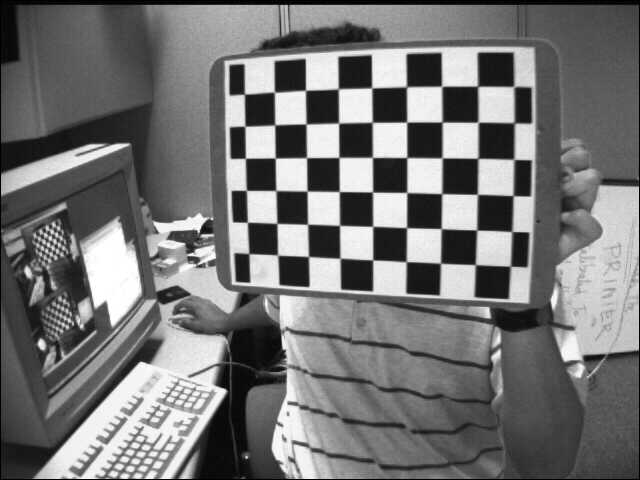
#> input picture 13-5./배포 파일/images/left01.jpg, 640 x 480 px; its folder holds 5 pictures in this run
$ python 'intrinsic calibration.py'   (older library calls are emulated)
#> lines starting #> are read from the running program, lines starting #| are printed output that depends on the picture; long printed decimals are rounded
import cv2
import glob
import numpy as np
import time

DISPLAY_IMAGE = False

# Get Image Path List
image_path_list = glob.glob("/Users/1001l1000/Documents/Dev-Course/13-5./배포 파일/images/*.jpg")

# Chessboard Configㅔㅛ
BOARD_WIDTH = 9
BOARD_HEIGHT = 6
SQUARE_SIZE = 0.025

# Window-name Config
window_name = "Intrinsic Calibration"
cv2.namedWindow(window_name, cv2.WINDOW_NORMAL)

# Calibration Config
flags = (
    cv2.CALIB_CB_ADAPTIVE_THRESH
    + cv2.CALIB_CB_NORMALIZE_IMAGE
    + cv2.CALIB_CB_FAST_CHECK
)
pattern_size = (BOARD_WIDTH, BOARD_HEIGHT)
counter = 0

image_points = list()

for image_path in image_path_list:
    image = cv2.imread(image_path, cv2.IMREAD_COLOR)
#> image is the input picture: shape (480, 640, 3); min 0, max 255, mean 116.6
    # OpneCV Color Space -> BGR
    image_gray = cv2.cvtColor(image, cv2.COLOR_BGR2GRAY)

    ret, corners = cv2.findChessboardCorners(image_gray, pattern_size, flags)
#> ret = True; corners = 54 rows, first 8: [244.5, 94.33], [274.6, 92.24], [305.5, 90.4], [338.4, 88.84], [371.6, 87.98], [406.8, 86.92], [441.6, 86.37], [477.6, 86.38]
    if ret == True:
        if DISPLAY_IMAGE:
            image_draw = cv2.drawChessboardCorners(image, pattern_size, corners, ret)
            for corner in corners:
                counter_text = str(counter)
                point = (int(corner[0][0]), int(corner[0][1]))
                cv2.putText(image_draw, counter_text, point, 2, 0.5, (0, 0, 255), 1)
                counter += 1

            counter = 0
            cv2.imshow(window_name, image_draw)
            cv2.waitKey(0)

        image_points.append(corners)
#> pass 2 of the loop `for image_path in image_path_list:`:
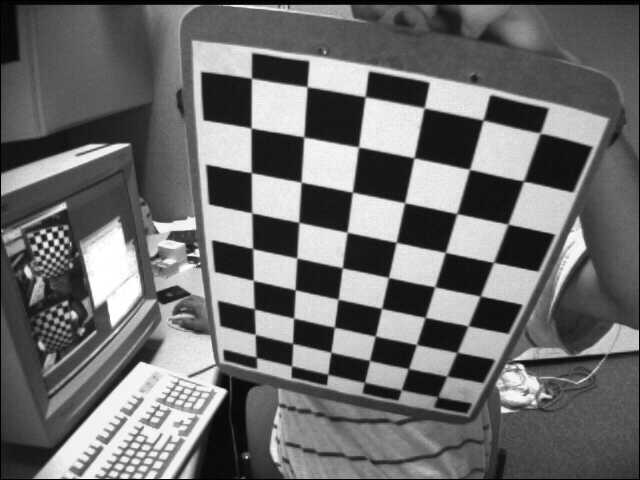
#> input picture 13-5./배포 파일/images/left02.jpg, 640 x 480 px
#> image is the input picture: shape (480, 640, 3); min 0, max 255, mean 109
#> corners = 54 rows, first 8: [256.6, 357.4], [255.3, 334.5], [254.8, 309], [253.3, 280.1], [252.5, 248], [251.8, 212.8], [251.2, 172.5], [251.4, 128.3]
#> pass 3 of the loop `for image_path in image_path_list:`:
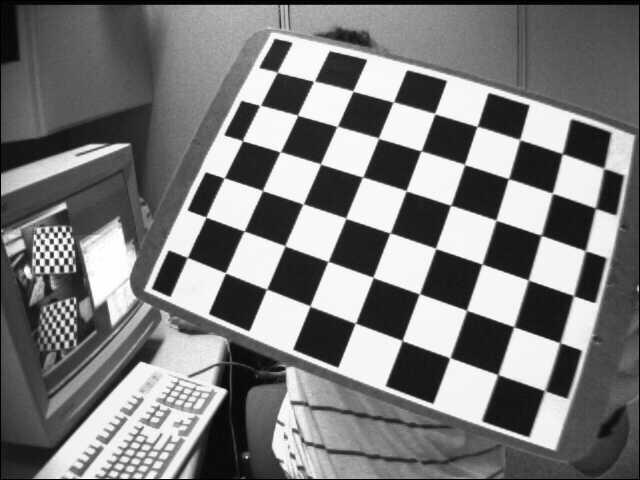
#> input picture 13-5./배포 파일/images/left03.jpg, 640 x 480 px
#> image is the input picture: shape (480, 640, 3); min 0, max 255, mean 122.9
#> corners = 54 rows, first 8: [277.4, 72.53], [313.4, 81.56], [352.9, 91.05], [393.5, 101.9], [434.6, 113.5], [476.9, 126.7], [519.5, 139.5], [562.1, 154]
#> the loop made 5 passes; the first 3 are shown

object_points = list()
#> object_points = []
print(np.shape(image_points))
#| (5, 54, 1, 2)

# (13, 54, 1, 2)
# (image count, featuer count, list, image_point(u, v))
# ojbect_points
# (13, 54, 1, 3)
# (image count, featuer count, list, object_point(x, y, z))

"""
 forward: Z
 right: Y
 down: X
"""

BOARD_WIDTH = 9
BOARD_HEIGHT = 6

for i in range(len(image_path_list)):
    object_point = list()
    height = 0
    for _ in range(0, BOARD_HEIGHT):
        # Loop Width -> 9
        width = 0
        for _ in range(0, BOARD_WIDTH):
            # Loop Height -> 6
            point = [[height, width, 0]]
            object_point.append(point)
            width += SQUARE_SIZE
        height += SQUARE_SIZE
    object_points.append(object_point)
#> after the loop, object_points = 5 items

object_points = np.asarray(object_points, dtype=np.float32)

tmp_image = cv2.imread("images/left01.jpg", cv2.IMREAD_ANYCOLOR)
image_shape = np.shape(tmp_image)
#> image_shape = (480, 640)

image_height = image_shape[0]
#> image_height = 480
image_width = image_shape[1]
#> image_width = 640
image_size = (image_width, image_height)
#> image_size = (640, 480)
print(image_size)
#| (640, 480)

ret, camera_matrix, dist_coeffs, rvecs, tvecs = cv2.calibrateCamera(object_points, image_points, image_size, None, None)

print("=" * 20)
print(f"re-projection error\n {ret}\n")
print(f"camera matrix\n {camera_matrix}\n")
print(f"distortion coefficientes error\n {dist_coeffs}\n")
print(f"extrinsic for each image\n {len(rvecs)} {len(tvecs)}")
print("=" * 20)

start_time = time.process_time()
for image_path in image_path_list:
    image = cv2.imread(image_path, cv2.IMREAD_COLOR)
    image_undist = cv2.undistort(image, camera_matrix, dist_coeffs, None)
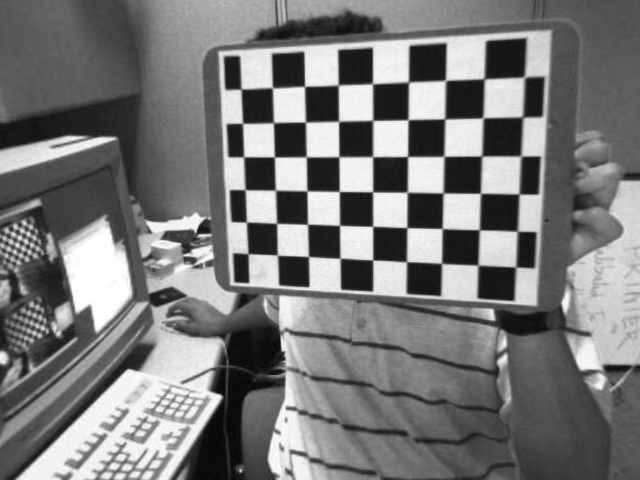
#> image_undist: shape (480, 640, 3); min 3, max 255, mean 121.1
#> pass 2 of the loop `for image_path in image_path_list:`:
#> `image_undist = cv2.undistort(image, camera_matrix, dist_coeffs, None)`:
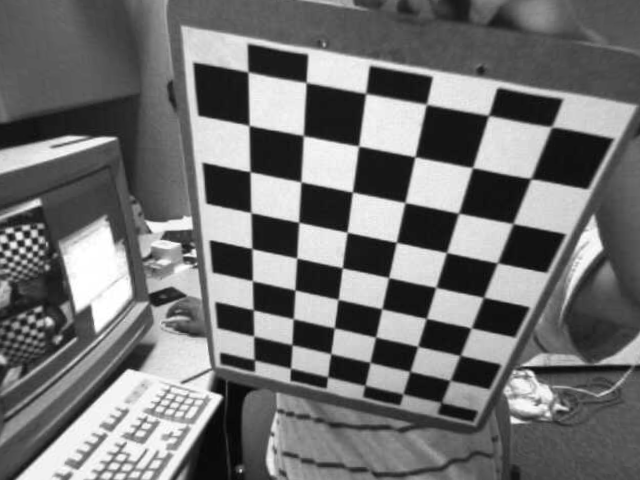
#> image_undist: shape (480, 640, 3); min 1, max 255, mean 113.8
#> pass 3 of the loop `for image_path in image_path_list:`:
#> `image_undist = cv2.undistort(image, camera_matrix, dist_coeffs, None)`:
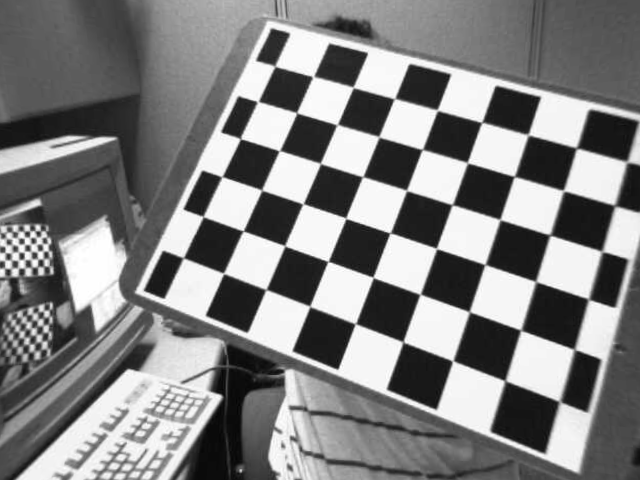
#> image_undist: shape (480, 640, 3); min 4, max 255, mean 129.6
#> the loop made 5 passes; the first 3 are shown
end_time = time.process_time()
#> end_time = 0.291
print(end_time - start_time)
#| 0.07596

start_time = time.process_time()
mapx, mapy = cv2.initUndistortRectifyMap(camera_matrix, dist_coeffs, None, None, image_size, cv2.CV_32FC1)
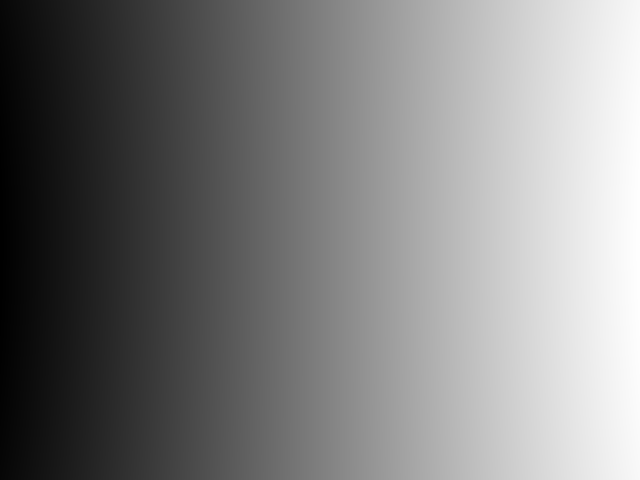
#> mapx: shape (480, 640) float32; min 52.22, max 631.7, mean 342.1; drawn with min black and max white
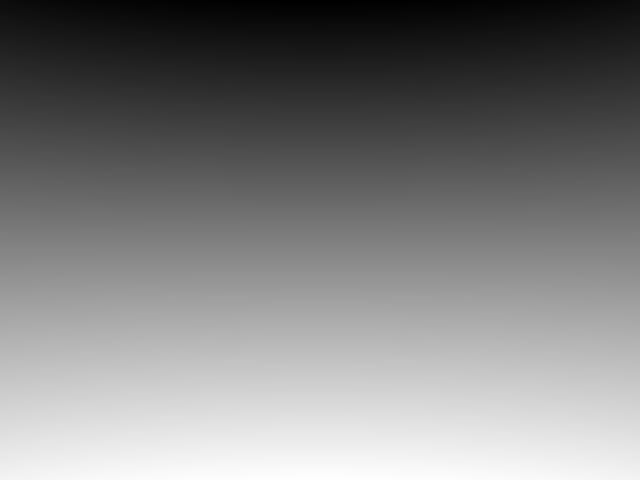
#> mapy: shape (480, 640) float32; min 11.86, max 464.7, mean 237.9; drawn with min black and max white
for image_path in image_path_list:
    image = cv2.imread(image_path, cv2.IMREAD_COLOR)
    image_undist = cv2.remap(image, mapx, mapy, cv2.INTER_LINEAR)
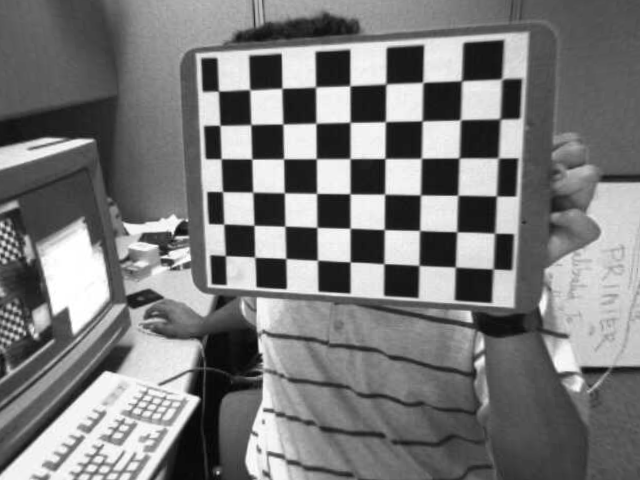
#> image_undist: shape (480, 640, 3); min 4, max 255, mean 122.4
#> pass 2 of the loop `for image_path in image_path_list:`:
#> `image_undist = cv2.remap(image, mapx, mapy, cv2.INTER_LINEAR)`:
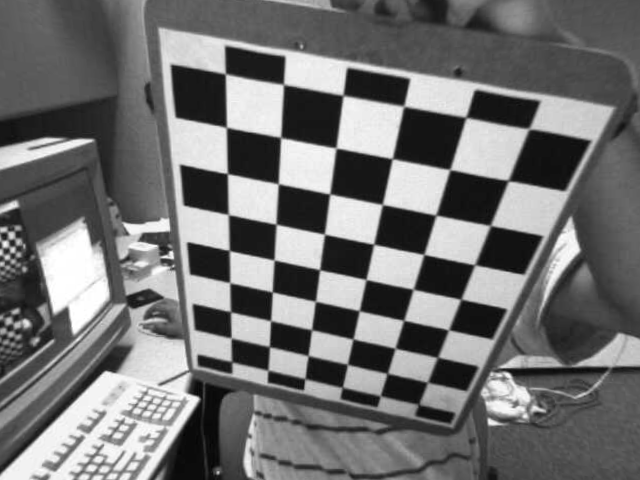
#> image_undist: shape (480, 640, 3); min 2, max 255, mean 113.7
#> pass 3 of the loop `for image_path in image_path_list:`:
#> `image_undist = cv2.remap(image, mapx, mapy, cv2.INTER_LINEAR)`:
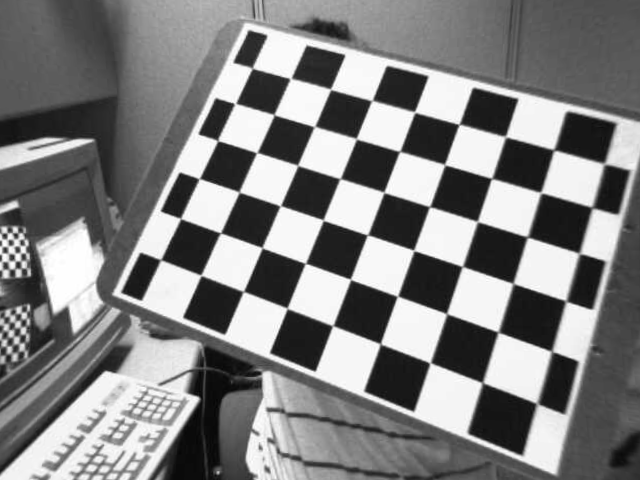
#> image_undist: shape (480, 640, 3); min 2, max 255, mean 129.4
#> the loop made 5 passes; the first 3 are shown
end_time = time.process_time()
#> end_time = 0.383
print(end_time - start_time)
#| 0.09199

"""
0, 0, 0 -> index 0
0, 0.025, 0 -> index 1
"""
